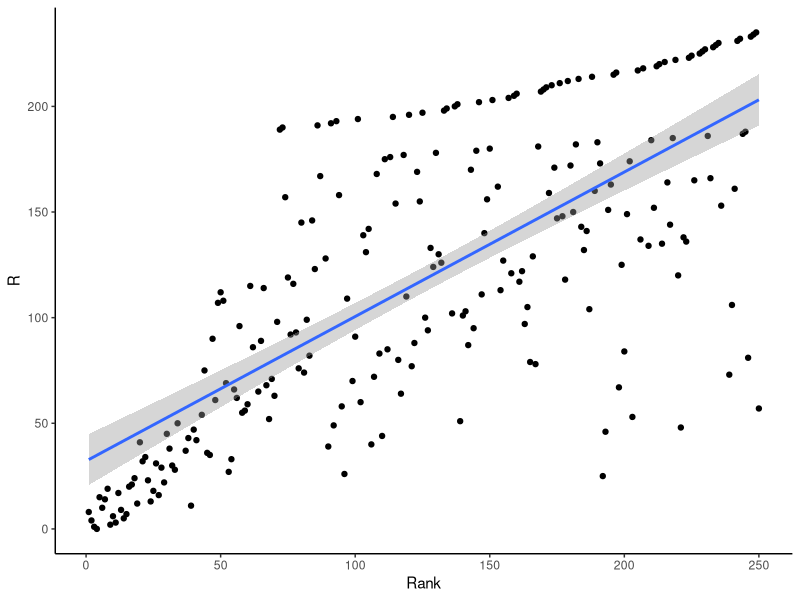
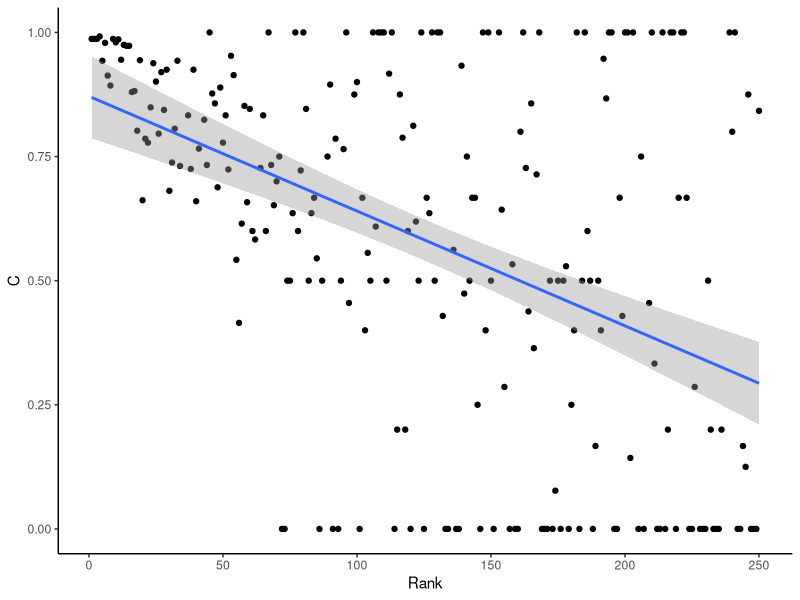

Write R code to recreate these figures, in order.
library(ggplot2)
df <- read.delim('results.dat', header=TRUE)

print("PhoibleRank_vs_TextRank: ")
print(cor.test(df$Rank, df$R, method="spearman"))
p <- ggplot(df, aes(x=Rank, y=R)) + geom_point() + geom_smooth(method="lm") + theme_classic()
ggsave('PhoibleRank_vs_TextRank.pdf', p)


print("PhoibleRank_vs_CaptureRate: ")
print(cor.test(df$Rank, df$C, method="spearman"))
p <- ggplot(df, aes(x=Rank, y=C)) + geom_point() + geom_smooth(method="lm") + theme_classic()
ggsave('PhoibleRank_vs_CaptureRate.pdf', p)

